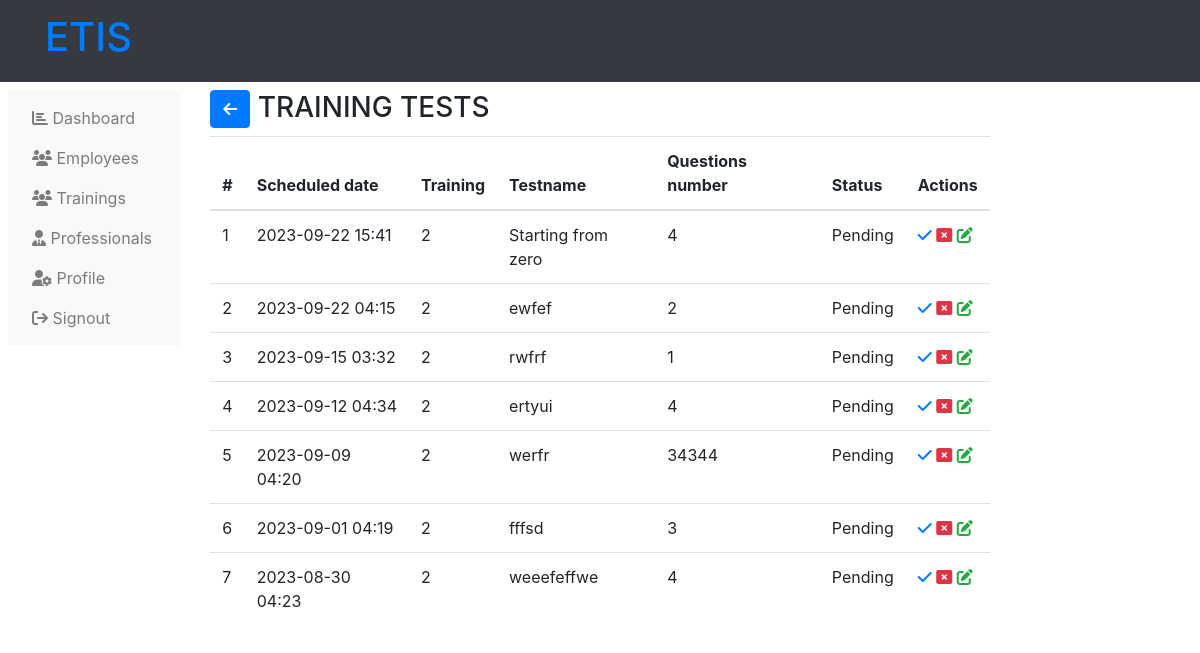
/administrator-trainings-tests.php (signed in), run on the app's committed database.
### tables this page shows
CREATE TABLE `tests` (
  `test_id` int(11) NOT NULL,
  `training` int(11) NOT NULL,
  `test_name` varchar(255) NOT NULL,
  `test_schedule` varchar(255) NOT NULL,
  `test_questions_num` int(11) NOT NULL,
  `test_status` varchar(255) NOT NULL
);

CREATE TABLE `trainings` (
  `training_id` int(11) NOT NULL,
  `training_topic` varchar(255) NOT NULL,
  `training_description` text NOT NULL DEFAULT 'This is the defaullt description of the trainings',
  `training_start` varchar(255) NOT NULL,
  `training_end` varchar(255) NOT NULL,
  `training_cover` varchar(255) NOT NULL,
  `training_depart` int(11) NOT NULL,
  `training_status` varchar(255) NOT NULL
);

### administrator-trainings-tests.php (the view, shortened to what this page needs)
<?php
    include('php/connection.php');
?>
<!DOCTYPE html>
<html lang="en">
<head>
    <link rel="stylesheet" href="https://maxcdn.bootstrapcdn.com/bootstrap/4.5.2/css/bootstrap.min.css">
    <link rel="stylesheet" href="https://cdnjs.cloudflare.com/ajax/libs/font-awesome/6.4.2/css/all.min.css" />
</head>
<body>
    <?php include("php/administration-header.php"); ?>
    <div class="">
        <div class="row p-2">
            <?php
                include("php/administration-left-links.php");
            ?>
            <div class="col-md-8">
                <h3>
                    <a href="administration-trainings.php" class="btn btn-primary"><i class="fa fa-arrow-left"></i></a>
                    TRAINING TESTS
                </h3>
                <table class="table table-hover table-responsive">
                    <thead>
                        <tr>
                            <th>
                                #
                            </th>
                            <th>
                                Scheduled date
                            </th>
                            <th>
                                Training
                            </th>
                            <th>
                                Testname
                            </th>
                            <th>
                                Questions number
                            </th>
                            <th>
                                Status
                            </th>
                            <th>
                                Actions
                            </th>
                        </tr>
                    </thead>
                    <tbody>
                        <?php
                            $get_tests = mysqli_query($server,"SELECT * from tests,trainings
                                WHERE tests.training = trainings.training_id
                                ORDER BY
                                -- test_status ASC,
                                test_schedule DESC
                            ");
                                ?>
                                <?php
                            $count = 1;
                            while ($data_training_tests= mysqli_fetch_array($get_tests)) {
                                ?>
                                <tr>
                                    <td>
                                        <?php
                                            echo $count++;
                                        ?>
                                    </td>
                                    <td>
                                        <?php
                                            echo $data_training_tests['test_schedule'];
                                        ?>
                                    </td>
                                    <td>
                                        <?php
                                            echo $data_training_tests['training_topic'];
                                        ?>
                                    </td>
                                    <td>
                                        <?php
                                            echo $data_training_tests['test_name'];
                                        ?>
                                    </td>
                                    <td>
                                        <?php
                                            echo $data_training_tests['test_questions_num'];
                                        ?>
                                    </td>
                                    <td>
                                        <?php
                                            echo $data_training_tests['test_status'];
                                        ?>
                                    </td>
                                    <td>
                                        <?php
                                            if ($data_training_tests['test_status'] == 'Pending') {
                                                ?>
                                                <a href="?approve-test=<?php echo $data_training_tests['test_id']; ?>">
                                                    <i class="fa fa-check"></i>
                                                </a>
                                                <a href="?reject-test=<?php echo $data_training_tests['test_id']; ?>">
                                                    <i class="fa fa-window-close text-danger"></i>
                                                </a>
                                                <?php
                                            }
                                            if ($data_training_tests['test_status'] != 'Upcoming' && $data_training_tests['test_status'] != 'Progressing' && $data_training_tests['test_status'] != 'Rejected') {
                                                ?>
                                                <a href="">
                                                    <i class="fa fa-edit text-success"></i>
                                                </a>
                                                <?php
                                            }
                                        ?>
                                    </td>
                                </tr>
                                <?php
                            }
                        ?>
                    </tbody>
                </table>
            </div>
        </div>
    </div>
</body>
</html>

### data on the page
tests: test_schedule "2023-09-22 15:41", training.training_topic "2", test_name "Starting from zero", test_questions_num "4", test_status "Pending"
tests: test_schedule "2023-09-22 04:15", training.training_topic "2", test_name "ewfef", test_questions_num "2", test_status "Pending"
tests: test_schedule "2023-09-15 03:32", training.training_topic "2", test_name "rwfrf", test_questions_num "1", test_status "Pending"
tests: test_schedule "2023-09-12 04:34", training.training_topic "2", test_name "ertyui", test_questions_num "4", test_status "Pending"
tests: test_schedule "2023-09-09 04:20", training.training_topic "2", test_name "werfr", test_questions_num "34344", test_status "Pending"
tests: test_schedule "2023-09-01 04:19", training.training_topic "2", test_name "fffsd", test_questions_num "3", test_status "Pending"
tests: test_schedule "2023-08-30 04:23", training.training_topic "2", test_name "weeefeffwe", test_questions_num "4", test_status "Pending"
